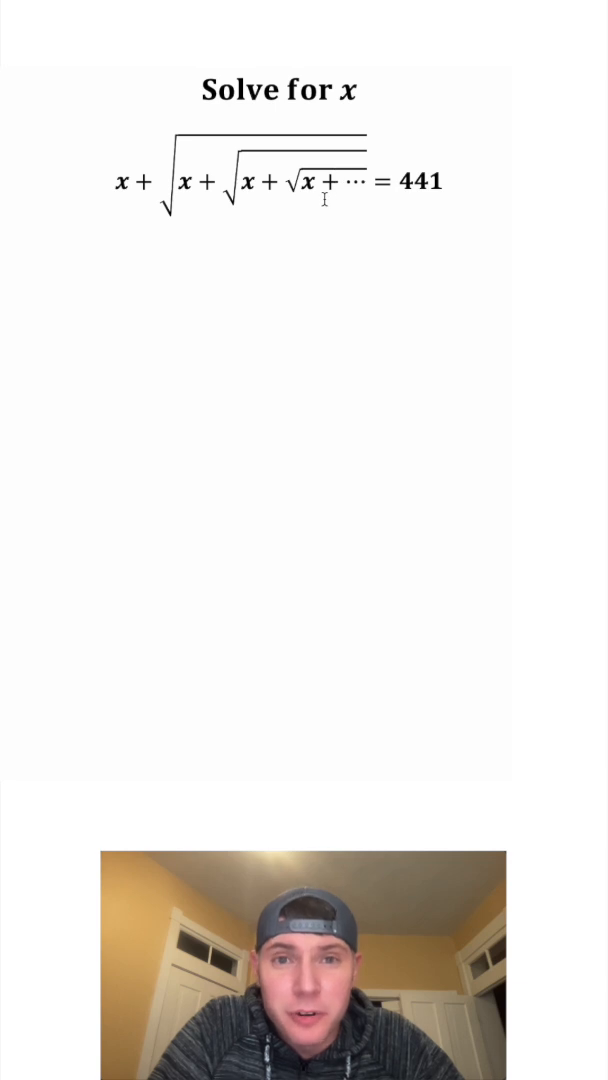
#> input picture frame 179 of Notesmaker/notesmaker/video.mp4, 608 x 1080 px, given in place of  of Gel electrophoresis biology Biotech class 12 Elution.mp4, which was not available
$ jupyter execute --allow-errors ocr_on_board.ipynb
#> lines starting #> are read from the running program, lines starting #| are printed output that depends on the picture
#> further down, frame is the input picture: shape (1080, 608, 3); mean B, G, R 228.8, 232.1, 235.5
#> `gray = cv2.cvtColor(frame, cv2.COLOR_BGR2GRAY)`:
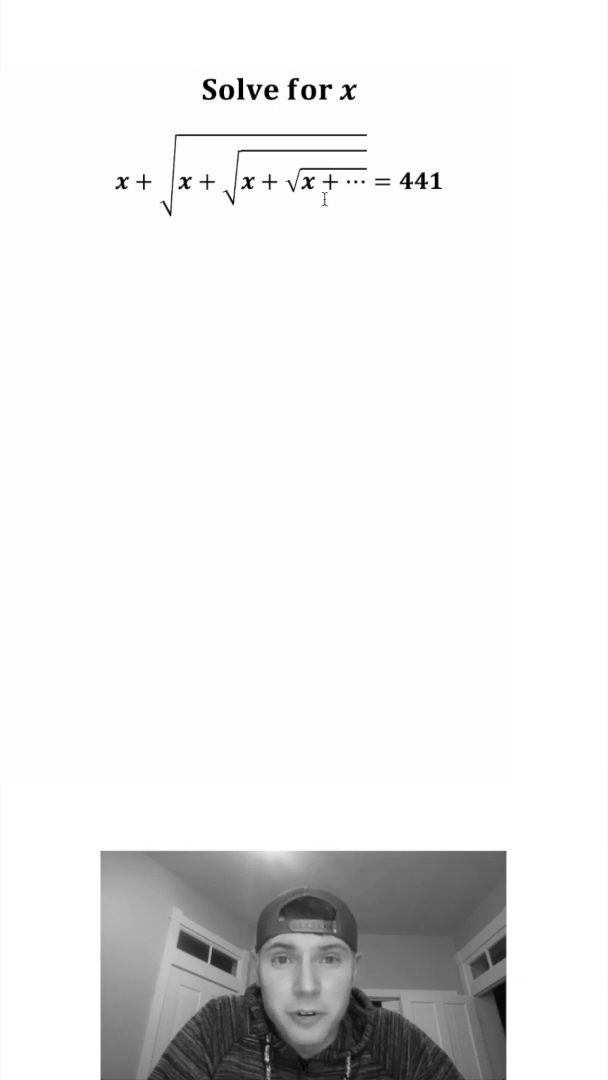
#> gray: shape (1080, 608); min 0, max 255, mean 232.7
[cell 1]
import numpy as np
import cv2
import nltk
from nltk.corpus import stopwords
from nltk.tokenize import word_tokenize
#> (the rest of this cell did not finish here and is left out)

[cell 2]
def Download(link):
    youtubeObject = YouTube(link)
    youtubeObject = youtubeObject.streams.get_highest_resolution()
    try:
        youtubeObject.download()
    except:
        print("An error has occurred")
    print("Download is completed successfully")


link = "https://www.youtube.com/shorts/OZ4bsbf0Pdc"
#> (the rest of this cell did not finish here and is left out)

[cell 3]
# Function to filter out meaningful words
def filter_meaningful_words(text):
    # Tokenize the text into words
    words = word_tokenize(text.lower())

    # Remove stopwords and words with less than 3 characters
    meaningful_words = [word for word in words if word not in stop_words and len(word) >= 3]

    # You can add more criteria to determine meaningfulness here

    return meaningful_words

[cell 4]
random_strings = ""
maxlen = 0
cap = cv2.VideoCapture(r"C:\Users\hai\Desktop\INSPIRATHON\Important points of Gel electrophoresis biology Biotech class 12 Elution.mp4")
if not cap.isOpened():
   print("Cannot open camera")
   exit()
i = 0
#> (the rest of this cell did not finish here and is left out)


$ run again, starting later in the video
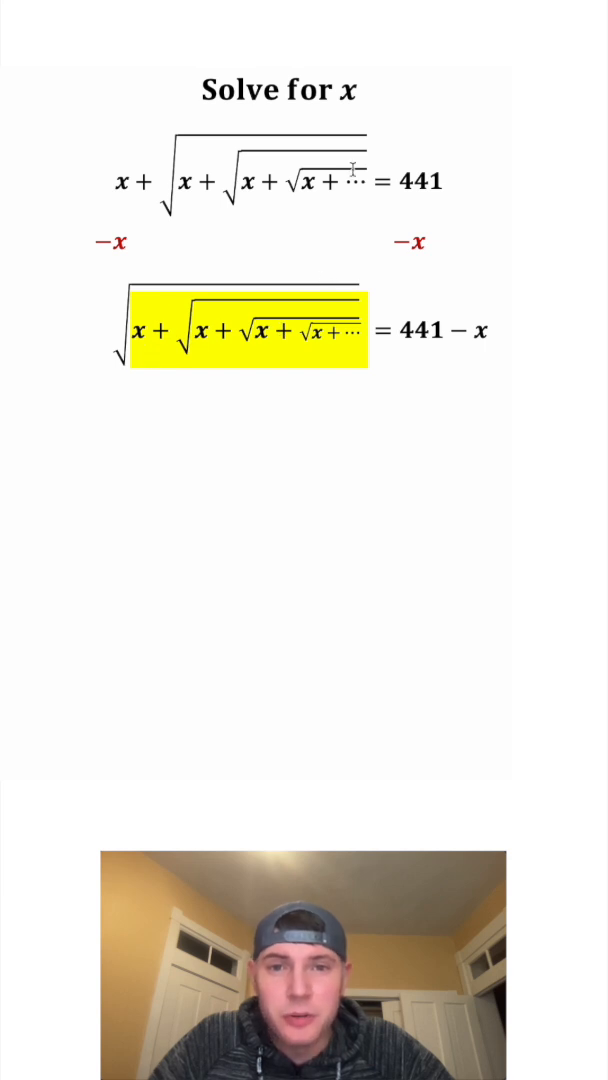
#> input picture frame 806 of Notesmaker/notesmaker/video.mp4, 608 x 1080 px, given in place of  of Gel electrophoresis biology Biotech class 12 Elution.mp4, which was not available
#> frame is the input picture: shape (1080, 608, 3); mean B, G, R 222, 231.7, 235.1
#> `gray = cv2.cvtColor(frame, cv2.COLOR_BGR2GRAY)`:
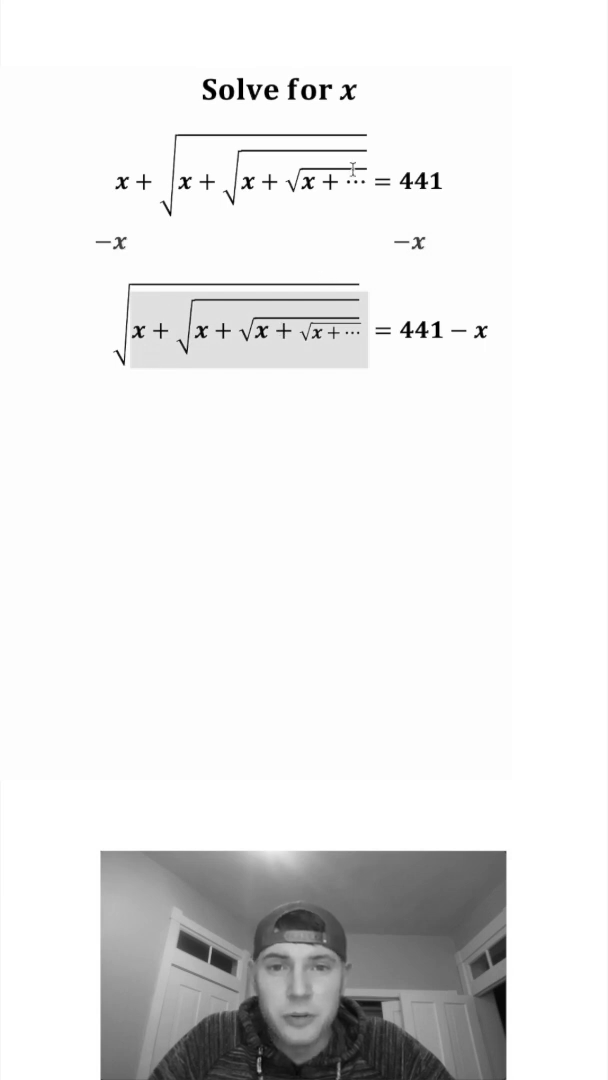
#> gray: shape (1080, 608); min 0, max 255, mean 231.6

$ run again, starting later in the video
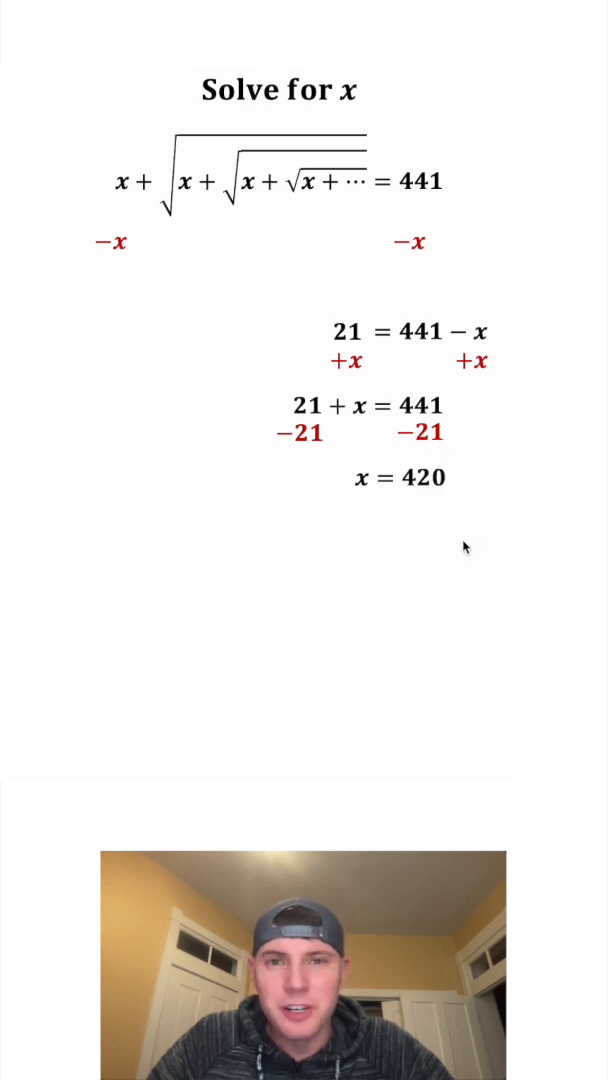
#> input picture frame 1434 of Notesmaker/notesmaker/video.mp4, 608 x 1080 px, given in place of  of Gel electrophoresis biology Biotech class 12 Elution.mp4, which was not available
#> frame is the input picture: shape (1080, 608, 3); mean B, G, R 228.3, 231.6, 235.2
#> `gray = cv2.cvtColor(frame, cv2.COLOR_BGR2GRAY)`:
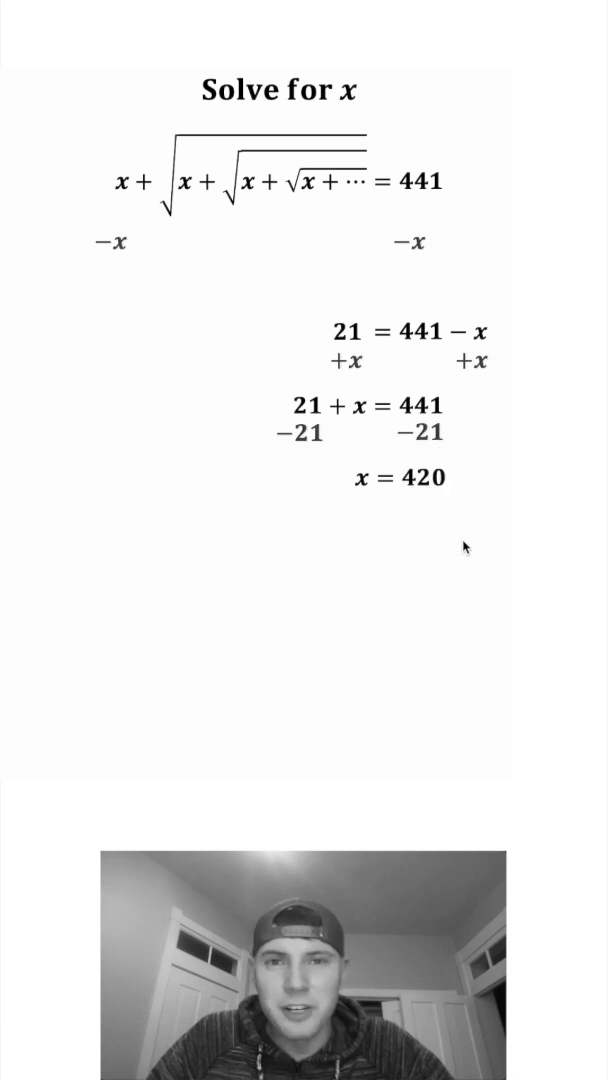
#> gray: shape (1080, 608); min 0, max 255, mean 232.3
